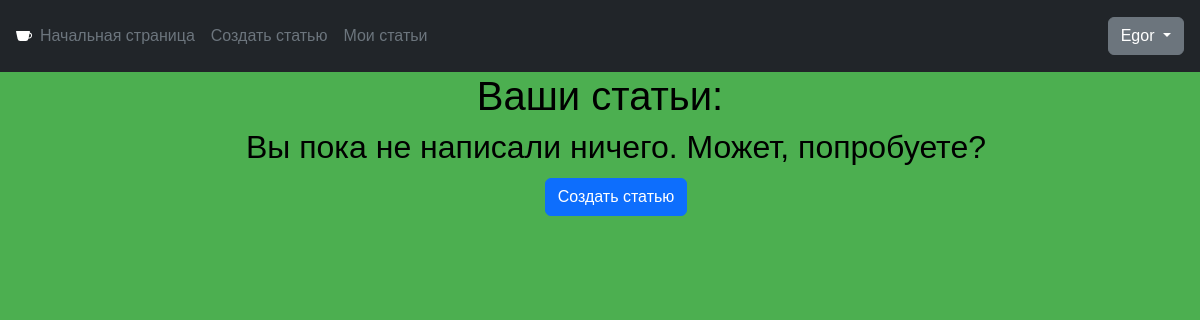
The app's page /my (signed in), older data.
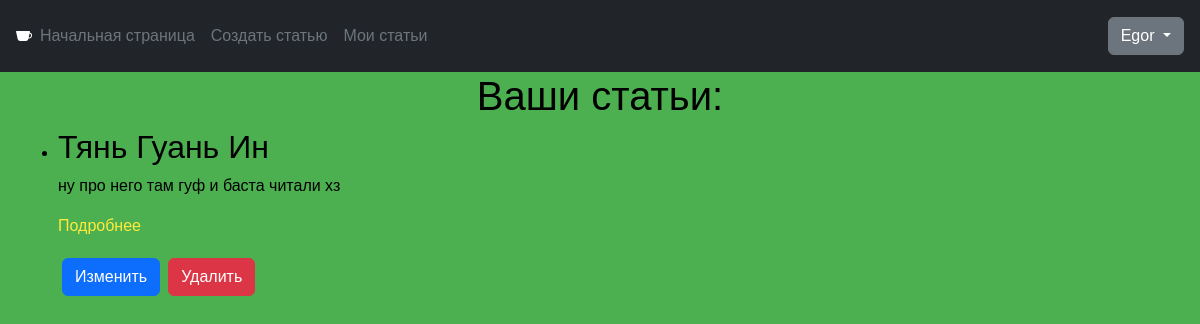
The same page, newer data.
### mem/models.py (models this page shows, shortened)
class Article(models.Model):
    title = models.CharField(max_length=200, verbose_name='Заголовок')
    content = models.TextField(verbose_name='Содержание', null=False)
    image = models.ImageField(
        upload_to="home_images/",
        null=True,
        blank=True,
        verbose_name="Картинка",
    )
    author = models.ForeignKey(MyUser, null=True, on_delete=models.SET_NULL)
    class Meta:
        verbose_name = 'Статья'
        verbose_name_plural = 'Статьи'

### mem/views.py (the view)
# urls.py: path("my", MyArticles.as_view(), name="my"),
class MyArticles(LoginRequiredMixin, TemplateView):
    template_name = "mem/my.html"
    def get(self, request, *args, **kwargs):
        posts = models.Article.objects.filter(author=request.user.pk).all()
        context = self.get_context_data()
        context.update(posts=posts, **kwargs)
        return self.render_to_response(context)

### templates/mem/my.html (shortened to what this page needs)
{% include 'base.html' %}
<body>
{% block content %}
  <h1 align="center">Ваши статьи:</h1>
  <ul>
    {% if posts %}
        {% for post in posts %}
            <div class="container">
            <li>
                <h2>{{ post.title }}</h2>
                <p>{{ post.content }}</p>
                <p><a href="{% url 'mem:detail' post.id %}">Подробнее</a></p>
                <div class="d-flex align-items-center justify-content-left">
                    <p><a class="btn btn-primary m-1" href="{% url 'mem:edit' post.id %}" role="button">Изменить</a></p>
                    <form method="POST" action="{% url 'mem:delete' post.id %}">
                        {% csrf_token %}<input class="btn btn-danger m-1" type="submit" value="Удалить">
                     </form>
                </div>
            </li>
            </div>
        {% endfor %}
    {% else %}
        <h2 align="center">Вы пока не написали ничего. Может, попробуете?</h2>
        <div class="d-flex align-items-center justify-content-center">
            <p><a class="btn btn-primary m-1" href="{% url 'mem:create'%}">Создать статью</a></p>
        </div>
    {% endif %}
    </ul>
{% endblock %}
</body>

Row changes from the older to the newer data that the page shows:
added Article: title "Тянь Гуань Ин", content "ну про него там гуф и баста читали хз"
Text that changed along with them:
text no longer shown: "Вы пока не написали ничего. Может, попробуете? Создать статью"
